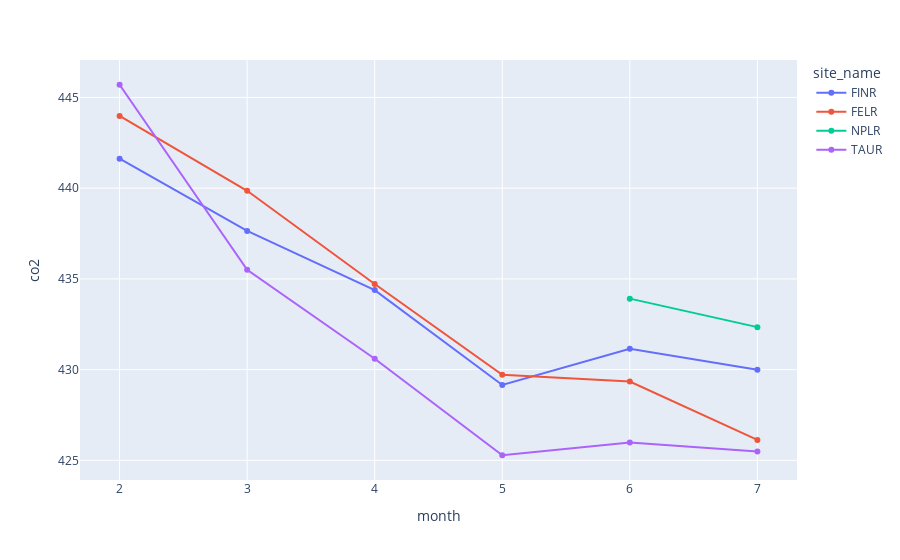

Source (notebook cell):
### Code cell
# east wind back ground
sites = ["FINR", "FELR", "NPLR", "TAUR"]
df_sites = []

for site in sites:
    
    df_sites.append(extract_monthly_site_data(df=df_1h, site_name=site, wind=[70,110]))
    
df_plot = pl.concat(df_sites)

fig = px.line(df_plot, x="month", y="co2", color="site_name", markers=True)
fig.show()

### Figure 1 — Plotly figure (JSON) as saved in the notebook; plotly's stock layout.template omitted (floating-point values rounded to 4 significant figures)
{"data": [{"hovertemplate": "site_name=FINR<br>month=%{x}<br>co2=%{y}<extra></extra>", "legendgroup": "FINR", "line": {"color": "#636efa", "dash": "solid"}, "marker": {"symbol": "circle"}, "mode": "lines+markers", "name": "FINR", "orientation": "v", "showlegend": true, "type": "scatter", "x": [2, 3, 4, 5, 6, 7], "xaxis": "x", "y": [441.6, 437.6, 434.4, 429.2, 431.2, 430.0], "yaxis": "y"}, {"hovertemplate": "site_name=FELR<br>month=%{x}<br>co2=%{y}<extra></extra>", "legendgroup": "FELR", "line": {"color": "#EF553B", "dash": "solid"}, "marker": {"symbol": "circle"}, "mode": "lines+markers", "name": "FELR", "orientation": "v", "showlegend": true, "type": "scatter", "x": [2, 3, 4, 5, 6, 7], "xaxis": "x", "y": [444.0, 439.9, 434.7, 429.7, 429.3, 426.1], "yaxis": "y"}, {"hovertemplate": "site_name=NPLR<br>month=%{x}<br>co2=%{y}<extra></extra>", "legendgroup": "NPLR", "line": {"color": "#00cc96", "dash": "solid"}, "marker": {"symbol": "circle"}, "mode": "lines+markers", "name": "NPLR", "orientation": "v", "showlegend": true, "type": "scatter", "x": [6, 7], "xaxis": "x", "y": [433.9, 432.3], "yaxis": "y"}, {"hovertemplate": "site_name=TAUR<br>month=%{x}<br>co2=%{y}<extra></extra>", "legendgroup": "TAUR", "line": {"color": "#ab63fa", "dash": "solid"}, "marker": {"symbol": "circle"}, "mode": "lines+markers", "name": "TAUR", "orientation": "v", "showlegend": true, "type": "scatter", "x": [2, 3, 4, 5, 6, 7], "xaxis": "x", "y": [445.7, 435.5, 430.6, 425.3, 426.0, 425.5], "yaxis": "y"}], "layout": {"legend": {"title": {"text": "site_name"}, "tracegroupgap": 0}, "margin": {"t": 60}, "xaxis": {"anchor": "y", "domain": [0, 1], "title": {"text": "month"}}, "yaxis": {"anchor": "x", "domain": [0, 1], "title": {"text": "co2"}}}}
